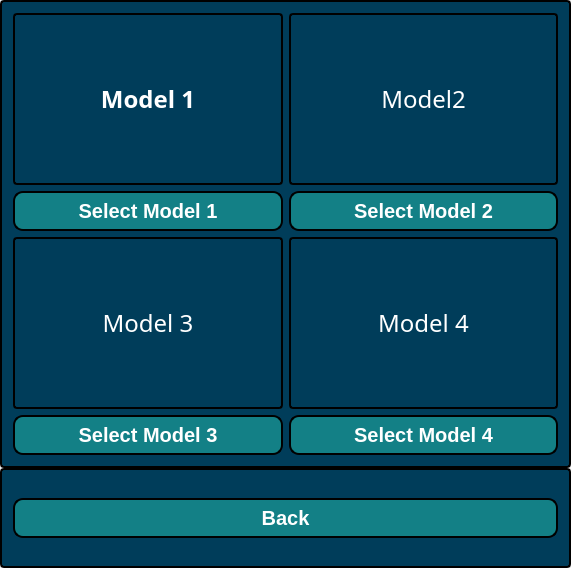
<?xml version="1.0" encoding="UTF-8"?>
<ui version="4.0">
 <class>MainWindow</class>
 <widget class="QMainWindow" name="MainWindow">
  <property name="geometry">
   <rect>
    <x>0</x>
    <y>0</y>
    <width>571</width>
    <height>568</height>
   </rect>
  </property>
  <property name="windowTitle">
   <string>MainWindow</string>
  </property>
  <widget class="QWidget" name="centralwidget">
   <property name="styleSheet">
    <string notr="true">QFrame, QLabel, QToolTip {
    border: 2px solid black;
    border-radius: 4px;
    padding: 2px;
    background-color:rgb(0, 61, 90) ;
	color: white;
}</string>
   </property>
   <layout class="QVBoxLayout" name="verticalLayout">
    <property name="spacing">
     <number>0</number>
    </property>
    <property name="leftMargin">
     <number>0</number>
    </property>
    <property name="topMargin">
     <number>0</number>
    </property>
    <property name="rightMargin">
     <number>0</number>
    </property>
    <property name="bottomMargin">
     <number>0</number>
    </property>
    <item>
     <widget class="QFrame" name="frame">
      <property name="frameShape">
       <enum>QFrame::StyledPanel</enum>
      </property>
      <property name="frameShadow">
       <enum>QFrame::Raised</enum>
      </property>
      <layout class="QGridLayout" name="gridLayout">
       <item row="3" column="0">
        <widget class="QLabel" name="label_4">
         <property name="font">
          <font>
           <family>Open Sans Condensed ExtraBold</family>
           <pointsize>18</pointsize>
          </font>
         </property>
         <property name="text">
          <string>Model 3</string>
         </property>
         <property name="alignment">
          <set>Qt::AlignCenter</set>
         </property>
        </widget>
       </item>
       <item row="3" column="1">
        <widget class="QLabel" name="label_3">
         <property name="font">
          <font>
           <family>Open Sans Condensed ExtraBold</family>
           <pointsize>18</pointsize>
          </font>
         </property>
         <property name="text">
          <string>Model 4</string>
         </property>
         <property name="alignment">
          <set>Qt::AlignCenter</set>
         </property>
        </widget>
       </item>
       <item row="4" column="1">
        <widget class="QPushButton" name="pushButton_4">
         <property name="styleSheet">
          <string notr="true">	QPushButton {
	background-color: #138086;
    border-style: outset;
    border-width: 2px;
    border-radius: 10px;
    border-color: black;
    font: bold 20px;
    min-width: 10em;
    padding: 6px;
	color:rgb(255,255,255);
}
QPushButton:pressed {
	background-color:rgb(100,170,255)
}</string>
         </property>
         <property name="text">
          <string>Select Model 4</string>
         </property>
        </widget>
       </item>
       <item row="2" column="1">
        <widget class="QPushButton" name="pushButton_2">
         <property name="styleSheet">
          <string notr="true">	QPushButton {
	background-color: #138086;
    border-style: outset;
    border-width: 2px;
    border-radius: 10px;
    border-color: black;
    font: bold 20px;
    min-width: 10em;
    padding: 6px;
	color:rgb(255,255,255);
}
QPushButton:pressed {
	background-color:rgb(100,170,255)
}</string>
         </property>
         <property name="text">
          <string>Select Model 2</string>
         </property>
        </widget>
       </item>
       <item row="0" column="0">
        <widget class="QLabel" name="label">
         <property name="font">
          <font>
           <family>Open Sans Condensed ExtraBold</family>
           <pointsize>18</pointsize>
           <weight>75</weight>
           <bold>true</bold>
          </font>
         </property>
         <property name="text">
          <string>Model 1</string>
         </property>
         <property name="alignment">
          <set>Qt::AlignCenter</set>
         </property>
        </widget>
       </item>
       <item row="2" column="0">
        <widget class="QPushButton" name="pushButton">
         <property name="styleSheet">
          <string notr="true">	QPushButton {
	background-color: #138086;
    border-style: outset;
    border-width: 2px;
    border-radius: 10px;
    border-color: black;
    font: bold 20px;
    min-width: 10em;
    padding: 6px;
	color:rgb(255,255,255);
}
QPushButton:pressed {
	background-color:rgb(100,170,255)
}</string>
         </property>
         <property name="text">
          <string>Select Model 1</string>
         </property>
        </widget>
       </item>
       <item row="4" column="0">
        <widget class="QPushButton" name="pushButton_3">
         <property name="styleSheet">
          <string notr="true">	QPushButton {
	background-color: #138086;
    border-style: outset;
    border-width: 2px;
    border-radius: 10px;
    border-color: black;
    font: bold 20px;
    min-width: 10em;
    padding: 6px;
	color:rgb(255,255,255);
}
QPushButton:pressed {
	background-color:rgb(100,170,255)
}</string>
         </property>
         <property name="text">
          <string>Select Model 3</string>
         </property>
        </widget>
       </item>
       <item row="0" column="1">
        <widget class="QLabel" name="label_2">
         <property name="font">
          <font>
           <family>Open Sans Condensed ExtraBold</family>
           <pointsize>18</pointsize>
          </font>
         </property>
         <property name="text">
          <string>Model2</string>
         </property>
         <property name="alignment">
          <set>Qt::AlignCenter</set>
         </property>
        </widget>
       </item>
      </layout>
     </widget>
    </item>
    <item>
     <widget class="QFrame" name="frame_2">
      <property name="maximumSize">
       <size>
        <width>16777215</width>
        <height>100</height>
       </size>
      </property>
      <property name="frameShape">
       <enum>QFrame::StyledPanel</enum>
      </property>
      <property name="frameShadow">
       <enum>QFrame::Raised</enum>
      </property>
      <layout class="QVBoxLayout" name="verticalLayout_2">
       <item>
        <widget class="QPushButton" name="backButton">
         <property name="styleSheet">
          <string notr="true">	QPushButton {
	background-color: #138086;
    border-style: outset;
    border-width: 2px;
    border-radius: 10px;
    border-color: black;
    font: bold 20px;
    min-width: 10em;
    padding: 6px;
	color:rgb(255,255,255);
}
QPushButton:pressed {
	background-color:rgb(100,170,255)
}</string>
         </property>
         <property name="text">
          <string>Back</string>
         </property>
        </widget>
       </item>
      </layout>
     </widget>
    </item>
   </layout>
  </widget>
 </widget>
 <resources/>
 <connections/>
</ui>
